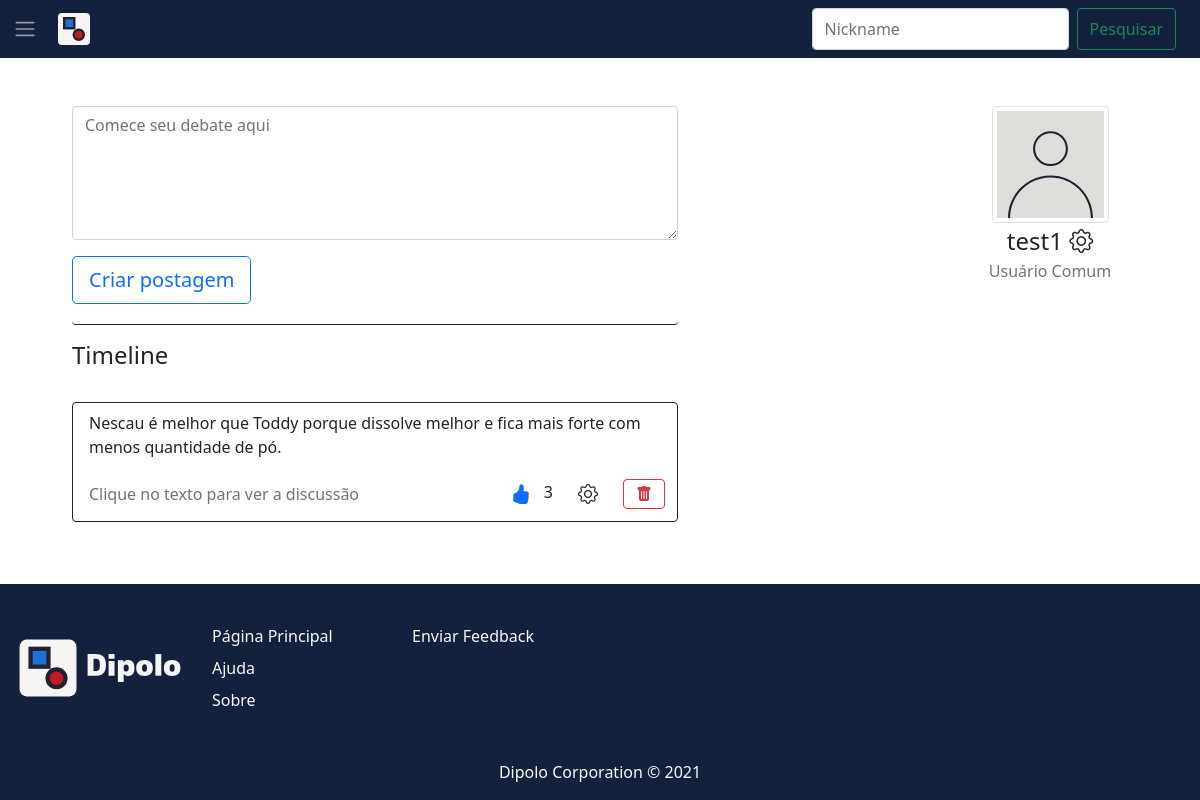
The app's page /index.php (signed in) with its own data.
### tables this page shows
CREATE TABLE postagens (
 cod_postagem int NOT NULL AUTO_INCREMENT,
 texto_post varchar(350) NOT NULL,
 cod_usuario int NOT NULL,
 primary key(cod_postagem),
 foreign key (cod_usuario) references usuarios (cod_usuario)
);

CREATE TABLE usuarios (
 cod_usuario int NOT NULL AUTO_INCREMENT, 
 nickname varchar(10) NOT NULL,
 nome varchar(100) NOT NULL,
 datanasc date NOT NULL,
 email varchar(35) NOT NULL,
 senha varchar(255) NOT NULL,
 adm boolean NOT NULL,
 caminho_img varchar(256),
 primary key(cod_usuario)
);

### src/return_usuario.php (called while the page is built)
<?php
function return_usuario($cod_usuario)
{
    include "conecta_mysql.php";
    if ($cod_usuario == null) {
        $cod_usuario = $_SESSION["cod_usuario"];
        $cod_usuario = htmlspecialchars($cod_usuario);
    }
    $sql = "SELECT * FROM usuarios WHERE cod_usuario = $cod_usuario;";
    $resposta = mysqli_query($mysqli, $sql);
    $usuario = mysqli_fetch_array($resposta);
    if ($usuario["caminho_img"] == null) {
        $usuario["caminho_img"] = "../imagens/no-image.svg";
    }
    return $usuario;
}

### src/verificar_curtida.php (called while the page is built, shortened)
<?php
function usuario_curtiu_postagem($cod_postagem, $cod_usuario)
{
    include "conecta_mysql.php";
    $sql = "SELECT * FROM curtidas_postagens WHERE cod_postagem = $cod_postagem AND cod_usuario = $cod_usuario;";
    $resposta = mysqli_query($mysqli, $sql);
    $curtida = mysqli_num_rows($resposta);
    if ($curtida == 1) {
        return true;
    } else {
        return false;
    }
}
function return_curtidas($cod_postagem)
{
    include "conecta_mysql.php";
    $sql = "SELECT * FROM curtidas_postagens WHERE cod_postagem = $cod_postagem;";
    $resposta = mysqli_query($mysqli, $sql);
    $curtidas = mysqli_num_rows($resposta);
    return $curtidas;
}

### src/return_dados.php (called while the page is built)
<?php
function return_dados($dado, $nick, $mysqli)
{
    if ($nick == "") {
        $nick = $_SESSION["nickname"];
        $nick = htmlspecialchars($nick);
    }
    $sql = "SELECT * FROM usuarios WHERE nickname LIKE '$nick';";
    $resposta = mysqli_query($mysqli, $sql);
    $usuario = mysqli_fetch_array($resposta);
    if ($dado == "nickname") {
        return $usuario["nickname"];
    } elseif ($dado == "nome") {
        return $usuario["nome"];
    } elseif ($dado == "email") {
        return $usuario["email"];
    } elseif ($dado == "datanasc") {
        return $usuario["datanasc"];
    } elseif ($dado == "adm") {
        return $usuario["adm"];
    } elseif ($dado == "cod_usuario") {
        return $usuario["cod_usuario"];
    } elseif ($dado == "caminho_img") {
        if ($usuario["caminho_img"] == null) {
            return "../imagens/no-image.svg";
        } else {
            return $usuario["caminho_img"];
        }
    }
}

### src/index.php (the view, shortened to what this page needs)
<?php include "autentica.php"; ?>
<?php include "return_dados.php"; ?>
<?php include "conecta_mysql.php"; ?>
<html>
<head>
    <link href="css/main.css" rel="stylesheet">
    <link href="https://cdn.jsdelivr.net/npm/bootstrap@5.1.3/dist/css/bootstrap.min.css" rel="stylesheet">
    <link rel="stylesheet" href="https://cdn.jsdelivr.net/npm/bootstrap-icons@1.7.2/font/bootstrap-icons.css">
</head>
<body class="d-flex flex-column min-vh-100">
    <?php
    include 'navbar.php';
    ?>
    <div class="container-flex p-5 py-5">
        <div class="container-flex pb-2">
            <?php if (!$_SESSION["fez_login"]) : ?>
                <div class="row">
                    <div class="col pt-4">
                        <h1 class="fw-boldest mb-4 display-3">Dipolo</h1>
                        <p class="fs-4">
                            Entre, debata, socialize,<br>
                            e evolua!
                        </p>
                        <div class="my-5">
                            <button type="button" class="btn btn-outline-primary btn-lg" data-bs-toggle="modal" data-bs-target="#entrarModal">
                                Entrar
                            </button>
                            <div class="modal fade" id="entrarModal" tabindex="-1" aria-labelledby="entrarModalLabel" aria-hidden="true">
                                <div class="modal-dialog modal-dialog-centered">
                                    <div class="modal-content">
                                        <div class="modal-header">
                                            <h5 class="modal-title" id="entrarModalLabel">Entrar</h5>
                                            <button type="button" class="btn-close" data-bs-dismiss="modal" aria-label="Fechar"></button>
                                        </div>
                                        <div class="modal-body">
                                            <form action="efetuar_login.php" method="POST">
                                                <div class="mb-3">
                                                    <label for="entrarModalInputNickname" class="form-label">Nickname</label>
                                                    <input type="text" class="form-control" id="entrarModalInputNickname" name="nickname" size="11" maxlength="10" placeholder="User" required>
                                                </div>
                                                <div class="mb-3">
                                                    <label for="entrarModalInputPassword" class="form-label">Senha</label>
                                                    <input type="password" class="form-control" id="entrarModalInputPassword" name="senha" size="15" maxlength="12" placeholder="******" required>
                                                </div>
                                                <button type="submit" class="btn btn-primary">Enviar</button>
                                            </form>
                                        </div>
                                    </div>
                                </div>
                            </div>
                            <a class="btn btn-primary btn-lg ms-3" href="cadastro.php" role="button">Cadastrar</a>
                        </div>
                    </div>
                    <div class="col"></div>
                </div>
            <?php else : ?>
                <div class="row justify-content-between px-4">
                    <div class="col-7">
                        <div class="border-bottom rounded border-dark pb-1">
                            <form action="recebe_postagem.php" method="POST">
                                <textarea class="form-control mb-3" name="texto_post" rows="5" maxlength="350" placeholder="Comece seu debate aqui" required></textarea>
                                <button type="submit" class="btn btn-outline-primary btn-lg">Criar postagem</button>
                            </form>
                        </div>
                        <div class="mt-3">
                            <h4 class="mb-3">Timeline</h4>
                            <?php
                            include "listar.php";
                            listar_postagens(return_dados("cod_usuario", "", $mysqli));
                            ?>
                        </div>
                    </div>
                    <div class="col-2">
                        <div class="text-center">
                            <img src="<?php echo return_dados("caminho_img", "", $mysqli) ?>" class="img-thumbnail w-75" alt="Foto de perfil">
                        </div>
                        <p class="text-center fs-4 mb-0">
                            <?php echo return_dados("nickname", "", $mysqli); ?>
                            <a class="text-decoration-none text-dark" href="alteracao.php?cod_usuario=<?php echo return_dados("cod_usuario", "", $mysqli); ?>">
                                <i class="bi bi-gear" role="img" aria-label="Editar dados"></i>
                            </a>
                        </p>
                        <p class="text-center fw-light text-muted"><?php echo return_dados("nome", "", $mysqli); ?></p>
                    </div>
                </div>
            <?php endif; ?>
        </div>
    </div>
</body>
</html>

### src/listar.php (shortened to what this page needs)
<?php
function listar_postagens($cod_usuario)
{
    include "conecta_mysql.php";
    include_once "return_dados.php";
    include_once "verificar_curtida.php";
    include_once "return_usuario.php";
    $usuario_atual = return_usuario(null);
    $sql_usuario = "SELECT * FROM usuarios WHERE cod_usuario = $cod_usuario";
    $resposta_usuario = mysqli_query($mysqli, $sql_usuario);
    $sql_postagens = "SELECT * FROM postagens WHERE cod_usuario = $cod_usuario";
    $resposta_postagens = mysqli_query($mysqli, $sql_postagens);
    $linhas_postagens = mysqli_num_rows($resposta_postagens);
    $usuario = mysqli_fetch_array($resposta_usuario);
    for ($i = 0; $i < $linhas_postagens; $i++) {
        $postagem = mysqli_fetch_array($resposta_postagens);
        include "timeline_postagem.php";
    }
}

### src/timeline_postagem.php (shortened to what this page needs)
<div class="row mx-0">
    <div class="mt-3 p-2 ps-3 border border-dark rounded">
        <div class="row me-0">
            <p class="pe-0 text-break">
                <a href="postagem.php?cod_postagem=<?php echo $postagem["cod_postagem"]; ?>" class="text-decoration-none text-dark">
                    <?php echo $postagem["texto_post"]; ?>
                </a>
            </p>
        </div>
        <div class="row me-0 align-items-center">
            <div class="col-auto me-auto">
                <p class="mb-0 text-muted fw-light">Clique no texto para ver a discussão</p>
            </div>
            <div class="col-auto px-1">
                <a href="curtidas_postagens.php?cod_postagem=<?php echo $postagem["cod_postagem"]; ?>" class="btn btn-lg px-2" aria-label="Curtir postagem">
                    <?php if (usuario_curtiu_postagem($postagem["cod_postagem"], $_SESSION["cod_usuario"])) : ?>
                        <i class="bi bi-hand-thumbs-up-fill text-primary"></i>
                    <?php else : ?>
                        <i class="bi bi-hand-thumbs-up"></i>
                    <?php endif; ?>
                </a>
                <span><?php echo return_curtidas($postagem["cod_postagem"]); ?></span>
            </div>
            <?php if ($usuario["nickname"] == $_SESSION["nickname"]) : ?>
                <div class="col-auto px-1">
                    <button class="btn btn-lg" type="button" data-bs-toggle="modal" data-bs-target="#editar<?php echo $postagem['cod_postagem'] ?>Modal">
                        <i class="bi bi-gear" aria-label="Editar postagem"></i>
                    </button>
                </div>
            <?php endif; ?>
            <?php if ($usuario["nickname"] == $_SESSION["nickname"] || $usuario_atual["adm"]) : ?>
                <div class="col-auto px-1">
                    <button type="button" class="btn btn-outline-danger" data-bs-toggle="modal" data-bs-target="#excluirPostagem<?php echo $postagem['cod_postagem']; ?>Modal" aria-label="Excluir postagem">
                        <i class="bi bi-trash-fill"></i>
                    </button>
                </div>
            <?php endif; ?>
        </div>
    </div>
</div>

### src/css/main.css (style rules this page uses)
.bg-azul { background-color: #14213d !important; }

### records on screen
postagens: texto_post "Nescau é melhor que Toddy porque dissolve melhor e fica mais forte com menos quantidade de pó.", cod_postagem "3"
usuarios: nickname "test1", nome "Usuário Comum"
